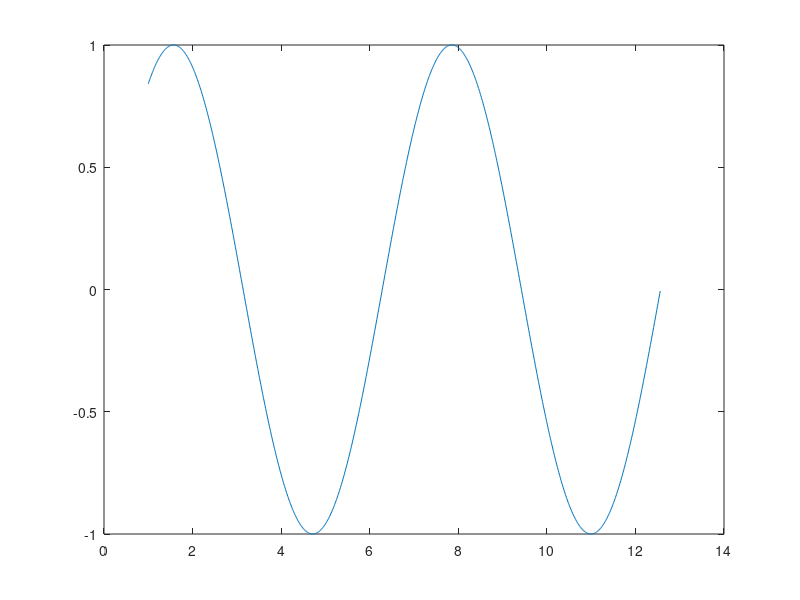

This chart was generated by the following MATLAB code: (Note: this script raises an error after producing the figure.)
addpath([getenv('HOME'), '/Documents/MATLAB/wave_matlab']);

t = 1:0.01:(2*2*pi);
x = sin(t);
dt = mean(t(2:end) - t(1:end-1));
figure();
plot(t, x);

pad = 0;
dj = 0.1;
[wave,period,scale,coi] = wavelet(x, dt, pad, dj);
power = abs(wave) .^ 2;
phase = angle(wave);

figure();
contourf(t, period, power);
colorbar();
title('power');

% figure();
% contourf(t(2:end), period, phase(:, 2:end) - phase(:, 1:end-1));
% colorbar();
% title('phase');
